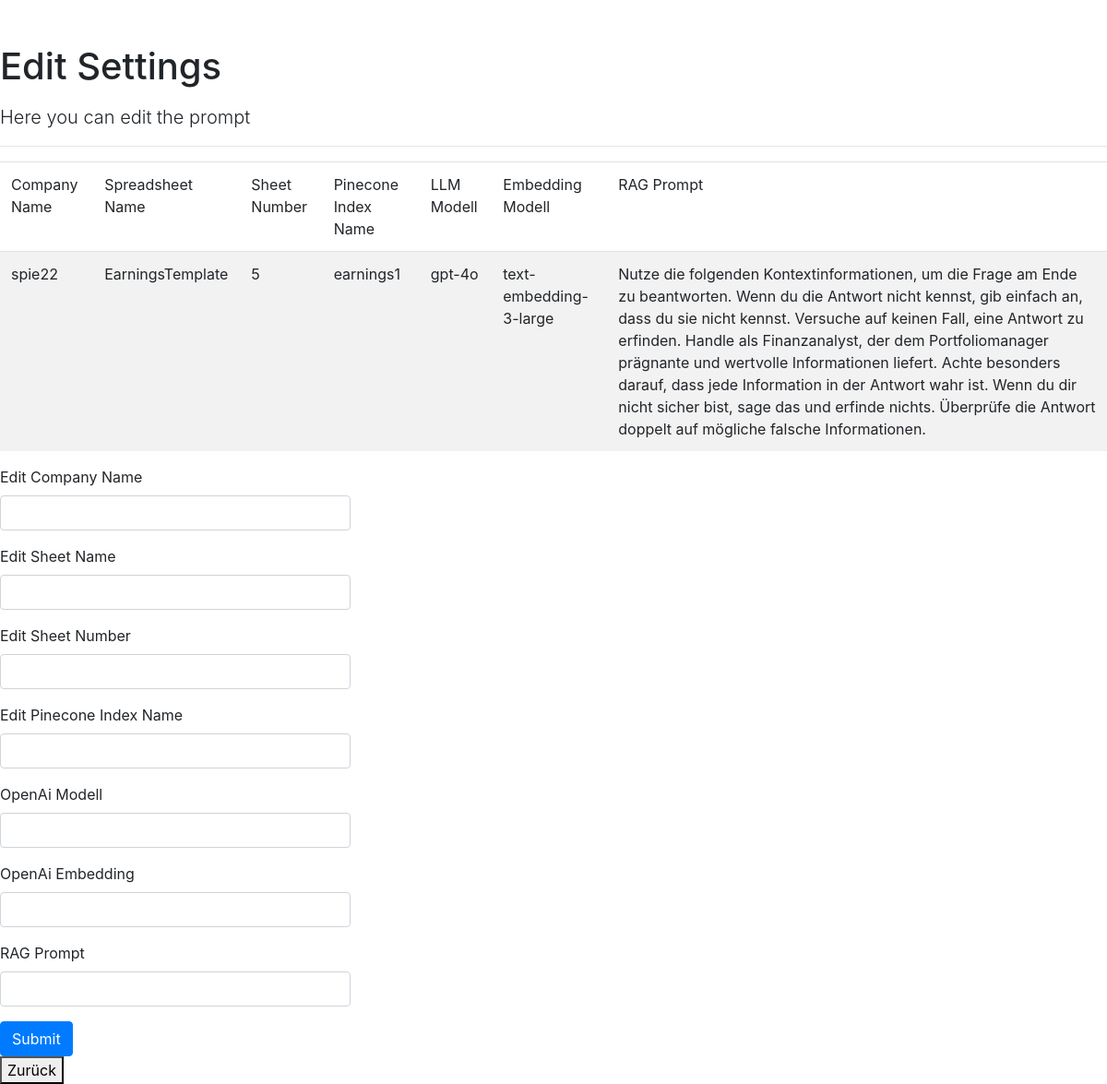
Before: /editsettings with the older database file.
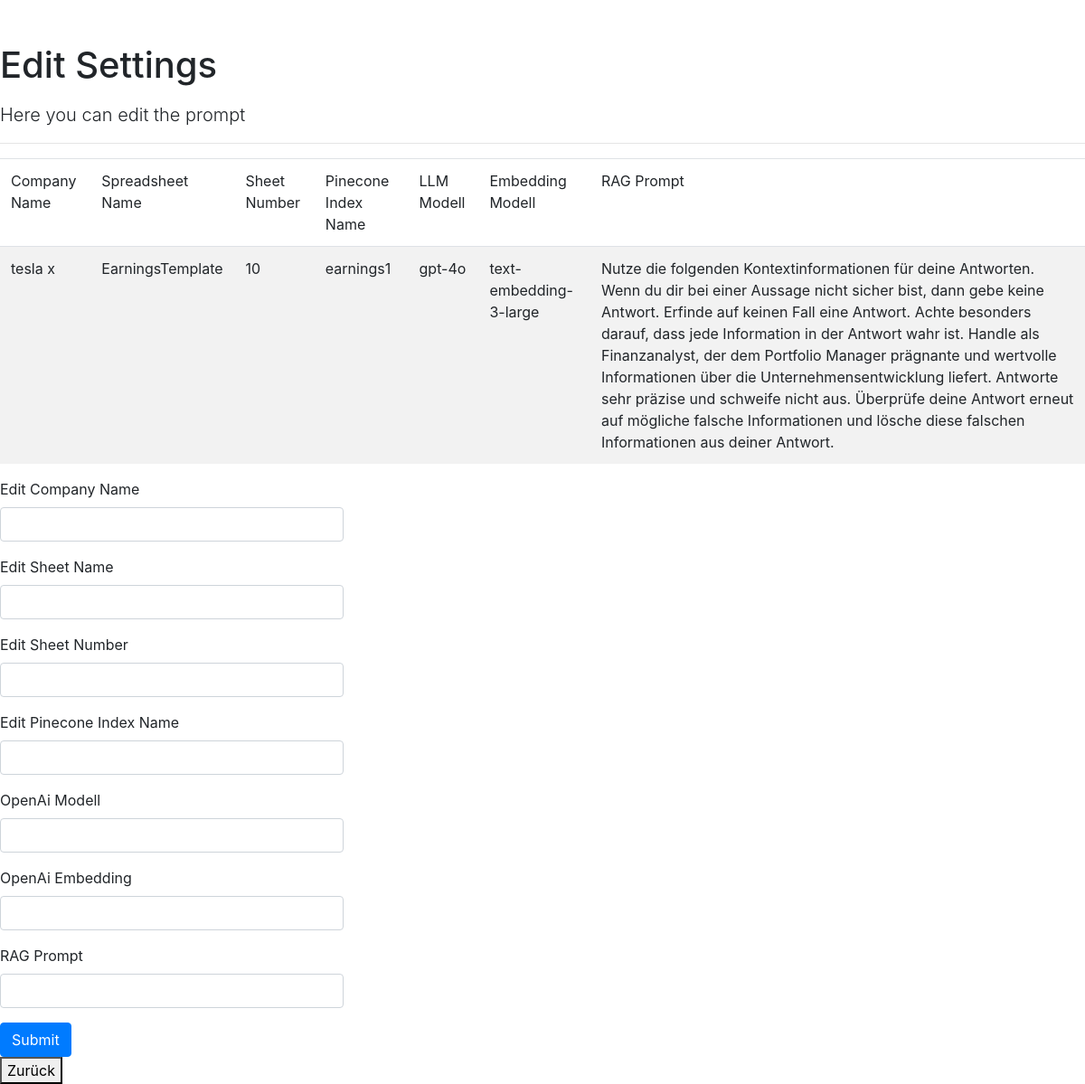
After: the same page with the newer database file.
### app/models.py (models this page shows)
class SummarySettings(db.Model):
    id = db.Column(db.Integer, primary_key=True)
    companyname = db.Column(db.String(80), nullable=False)
    companyname2 = db.Column(db.String(80), nullable=False)
    companyname3 = db.Column(db.String(80), nullable=False)
    gsheetname = db.Column(db.String(400), nullable=False)
    gsheetno = db.Column(db.String(400), nullable=False)
    indexname = db.Column(db.String(400), nullable=False)
    llm = db.Column(db.String(400), nullable=False)
    embedding = db.Column(db.String(400), nullable=False)
    rag_prompt = db.Column(db.String(400), nullable=False)

### app/routes.py (the view, shortened to what this page needs)
@app.route('/editsettings', methods=['GET', 'POST'])
def updatesettings():
    settings= SummarySettings.query.filter_by(id=1).first_or_404()
    form = EditSettingsForm()
    return render_template('updatesettings.html', settings=settings, form = form)

### app/forms.py
class EditSettingsForm(FlaskForm):
    companyname = StringField('Edit Company Name')
    gsheetname = StringField('Edit Sheet Name')
    gsheetno = StringField('Edit Sheet Number')
    indexname = StringField('Edit Pinecone Index Name')
    llm = StringField('OpenAi Modell')
    embedding = StringField('OpenAi Embedding')
    RAG_Prompt = StringField('RAG Prompt')
    submit = SubmitField('Submit')

### templates/updatesettings.html
{% extends "base.html" %}
{% from 'bootstrap/form.html' import render_form, render_field %}
{% block content %}
      <h1 class="pt-5 pb-2">Edit Settings</h1>
      <p class="lead">Here you can edit the prompt </p>
      <hr>
          <div>
            <table id="data" class="table table-striped">
                <thead>
                    <tr>
                        <td>Company Name</td>
                        <td>Spreadsheet Name</td>
                        <td>Sheet Number</td>
                        <td>Pinecone Index Name</td>
                        <td>LLM Modell</td>
                        <td>Embedding Modell</td>
                        <td>RAG Prompt</td>
                    </tr>
                </thead>
            <tbody>
                <tr>
                    <td>{{settings.companyname}}</td>
                    <td>{{settings.gsheetname}}</td>
                    <td>{{settings.gsheetno}}</td>
                    <td>{{settings.indexname}}</td>
                    <td>{{settings.llm}}</td>
                    <td>{{settings.embedding}}</td>
                    <td>{{settings.rag_prompt}}</td>
                </tr>
            </tbody>
        </table>
        <div class="row">
            <div class="col-md-4">
                {{ render_form(form)}}
            </div>
        </div>
        <a href= "/" >
            <button class="GFG">
             Zurück
            </button>
        </a>
          </div>
      {% endblock %}

Changed rows visible on the page:
changed SummarySettings "EarningsTemplate": companyname "spie22" → "tesla x"; gsheetno "5" → "10"; rag_prompt "Nutze die folgenden Kontextinformationen, um die Frage am Ende zu beantworten. Wenn du die Antwort nicht kennst, gib einfach an, dass du sie nicht kennst. Versuche auf keinen Fall, eine Antwort zu erfinden. Handle als Finanzanalyst, der dem Portfoliomanager prägnante und wertvolle Informationen liefert. Achte besonders darauf, dass jede Information in der Antwort wahr ist. Wenn du dir nicht sicher bist, sage das und erfinde nichts. Überprüfe die Antwort doppelt auf mögliche falsche Informationen." → "Nutze die folgenden Kontextinformationen für deine Antworten. Wenn du dir bei einer Aussage nicht sicher bist, dann gebe keine Antwort. Erfinde auf keinen Fall eine Antwort. Achte besonders darauf, dass jede Information in der Antwort wahr ist. Handle als Finanzanalyst, der dem Portfolio Manager prägnante und wertvolle Informationen über die Unternehmensentwicklung liefert. Antworte sehr präzise und schweife nicht aus. Überprüfe deine Antwort erneut auf mögliche falsche Informationen und lösche diese falschen Informationen aus deiner Antwort."
